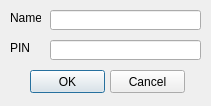
<?xml version="1.0" encoding="UTF-8"?>
<ui version="4.0">
 <class>DialogDatabaseItemEdit</class>
 <widget class="QDialog" name="DialogDatabaseItemEdit">
  <property name="geometry">
   <rect>
    <x>0</x>
    <y>0</y>
    <width>211</width>
    <height>106</height>
   </rect>
  </property>
  <property name="windowTitle">
   <string>Dialog</string>
  </property>
  <widget class="QLabel" name="label">
   <property name="geometry">
    <rect>
     <x>10</x>
     <y>10</y>
     <width>31</width>
     <height>16</height>
    </rect>
   </property>
   <property name="text">
    <string>Name</string>
   </property>
  </widget>
  <widget class="QLineEdit" name="textName">
   <property name="geometry">
    <rect>
     <x>50</x>
     <y>10</y>
     <width>151</width>
     <height>20</height>
    </rect>
   </property>
  </widget>
  <widget class="QLabel" name="label_2">
   <property name="geometry">
    <rect>
     <x>10</x>
     <y>40</y>
     <width>31</width>
     <height>16</height>
    </rect>
   </property>
   <property name="text">
    <string>PIN</string>
   </property>
  </widget>
  <widget class="QLineEdit" name="textPIN">
   <property name="geometry">
    <rect>
     <x>50</x>
     <y>40</y>
     <width>151</width>
     <height>20</height>
    </rect>
   </property>
  </widget>
  <widget class="QPushButton" name="buttonOK">
   <property name="geometry">
    <rect>
     <x>30</x>
     <y>70</y>
     <width>75</width>
     <height>23</height>
    </rect>
   </property>
   <property name="text">
    <string>OK</string>
   </property>
  </widget>
  <widget class="QPushButton" name="buttonCancel">
   <property name="geometry">
    <rect>
     <x>110</x>
     <y>70</y>
     <width>75</width>
     <height>23</height>
    </rect>
   </property>
   <property name="text">
    <string>Cancel</string>
   </property>
  </widget>
 </widget>
 <resources/>
 <connections/>
</ui>
